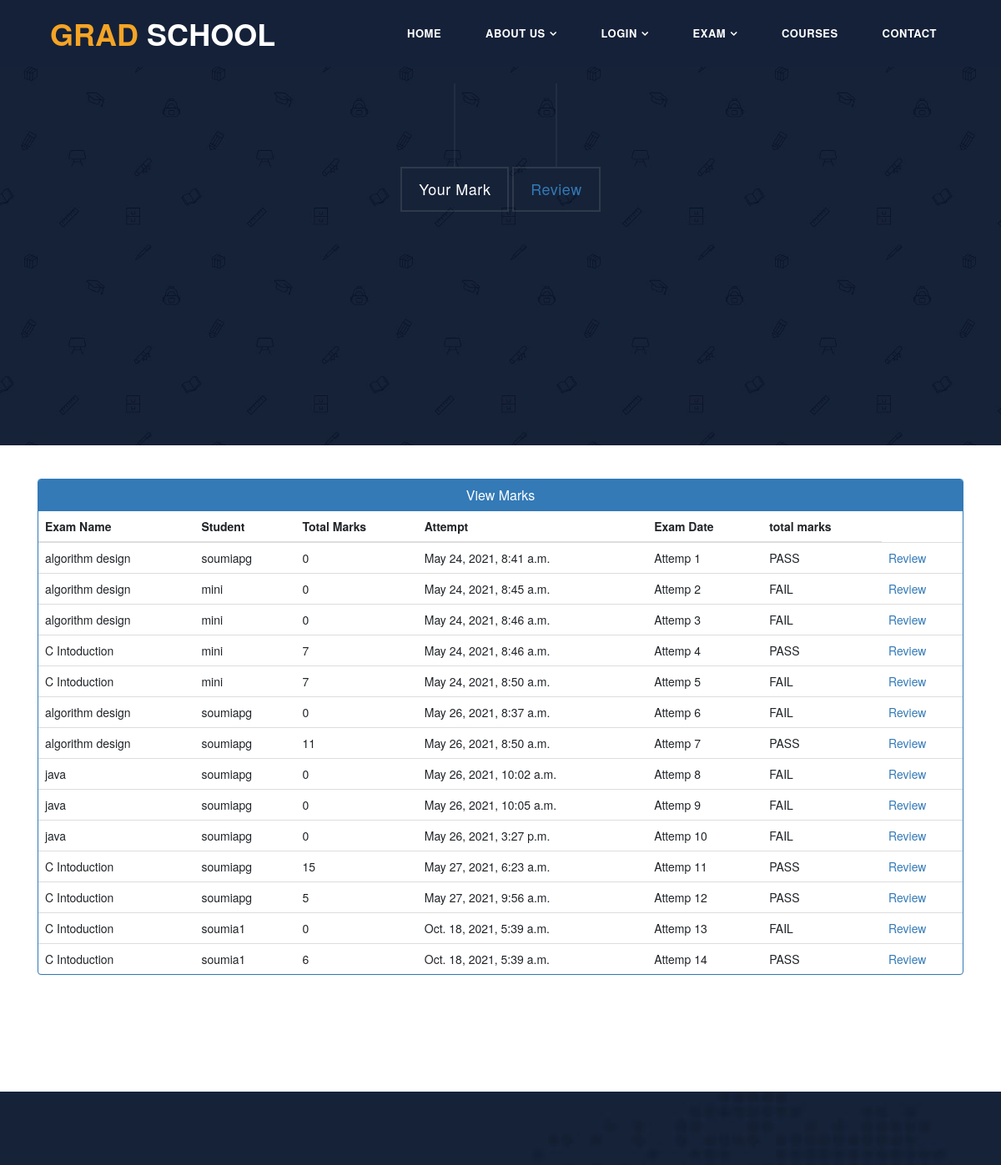
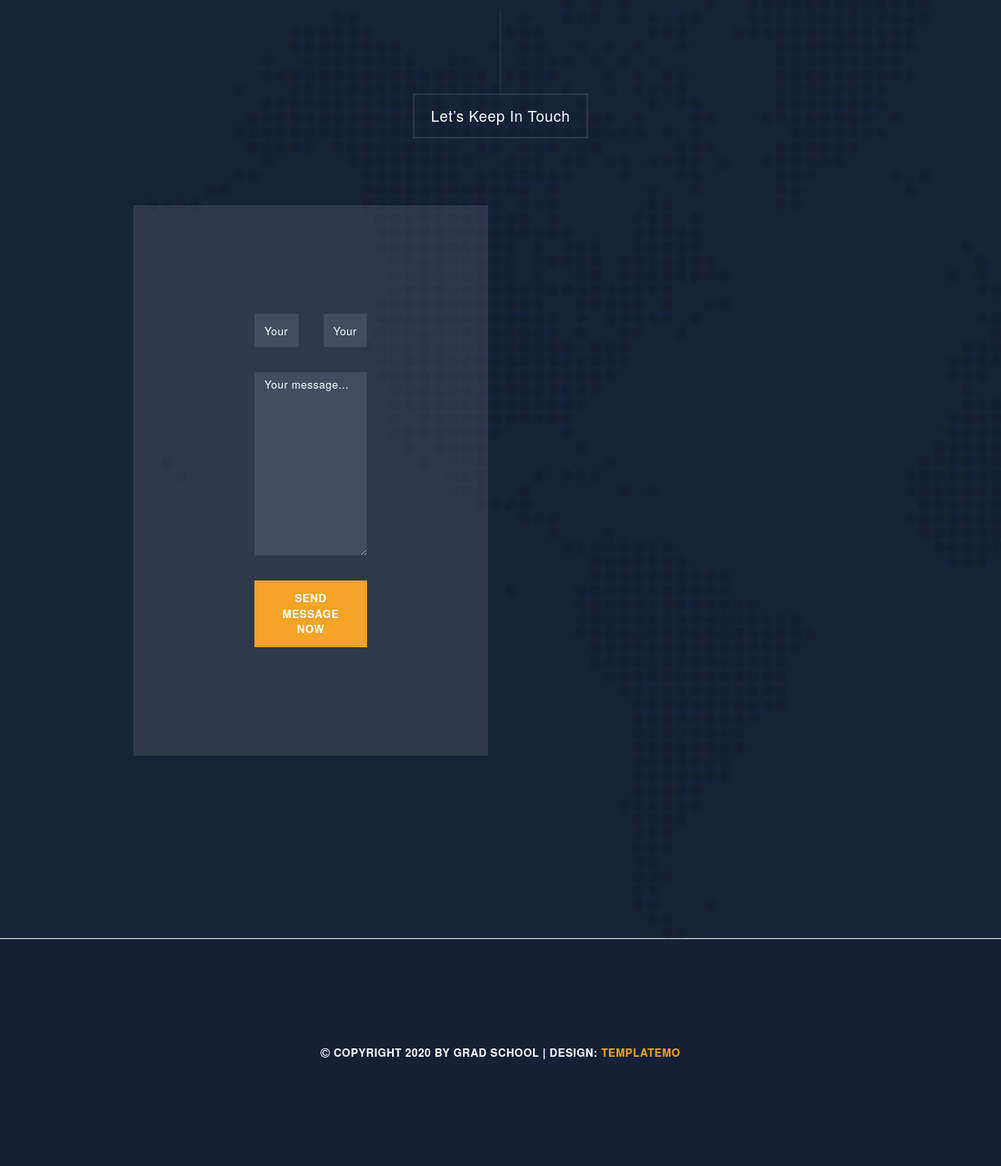
/all_mark, run on the app's committed database (2 pictures, top to bottom).
### exam/models.py (models this page shows, shortened)
class Result(models.Model):
    student = models.ForeignKey(User_Profile,on_delete=models.CASCADE)
    exam = models.ForeignKey(ExamSubject,on_delete=models.CASCADE)
    marks = models.PositiveIntegerField()
    date = models.DateTimeField(auto_now=True)
    status=models.CharField(max_length=100)
    ac_pa=models.TextField(max_length=500)

class ExamSubject(models.Model):
   subject_name = models.ForeignKey(Subject,on_delete=models.CASCADE)
   question_number = models.PositiveIntegerField()
   total_marks = models.PositiveIntegerField()
   def __str__(self):
        return str(self.subject_name)

### cariculam/models.py (models this page shows, shortened)
class Subject(models.Model):
    subject_id = models.CharField(max_length=100,unique=True)
    name = models.CharField(max_length=100)
    slug = models.SlugField(null=True,blank=True)
    course = models.ForeignKey(Course,on_delete=models.CASCADE,related_name='subjects')
    image = models.ImageField(upload_to = save_subject_image, blank = True, verbose_name = 'subject image' )
    description = models.TextField(max_length=500,blank=True)
    def __str__(self):
        return self.name

### account/models.py (models this page shows)
class User_Profile(models.Model):
    user= models.OneToOneField(User, on_delete=models.CASCADE)
    bio = models.CharField(max_length=150,blank=True)
    profile_pic = models.ImageField(upload_to = path_and_rename,verbose_name='Profile Picture', blank=True)
    teacher = 'teacher'
    student = 'student'
    user_types = [
        (teacher,'teacher'),
        (student,'student'),
    ]
    user_type = models.CharField(max_length=10,choices=user_types,default=student)
    paid=models.BooleanField(default=False)
    def __str__(self):
        return self.user.username

### account/views.py (the view)
# urls.py: path('all_mark',views.all_mark,name='all_mark'),
def all_mark(request):
    results=QMODEL.Result.objects.all()
    return render(request,'view_student_mark.html',{'results':results})

### account/templates/view_student_mark.html (shortened to what this page needs)
{% extends 'home.html' %} {% block content %} {%load static%}
<section class="section courses" data-section="section4">
    <div class="container-fluid">
        <div class="row">
            <div class="col-md-12">
                <div class="section-heading">
                    <h2>Your Mark</h2>
                    <h2>
                        <a href="{% url 'view_review' %}">Review</a>
                    </h2>
                </div>
            </div>
        </div>
    </div>
</section>
<head>
    <link href="//netdna.bootstrapcdn.com/bootstrap/3.0.0/css/bootstrap.min.css" rel="stylesheet" id="bootstrap-css">
</head>
<br><br>
<div class="container">
    <div class="panel panel-primary">
        <div class="panel-heading">
            <h6 class="panel-title">View Marks</h6>
        </div>
        <table class="table table-hover" id="dev-table">
            <thead>
                <tr>
                    <th>Exam Name</th>
                    <th>Student</th>
                    <th>Total Marks</th>
                    <th>Attempt</th>
                    <th>Exam Date</th>
                    <th>total marks</th>
                </tr>
            </thead>
            {% for t in results %}
            <tr>
                <td> {{t.exam}}</td>
                <td>{{t.student}}</td>
                <td> {{t.marks}}</td>
                <td> {{t.date}}</td>
                <td>Attemp {{ forloop.counter }}</td>
                <td>{{t.status}}</td>
                <td>
                    <a href="{% url 'review' %}">Review</a>
                </td>
                {% endfor %}
            </tr>
        </table>
    </div>
</div>
<br><br><br><br><br><br> {% endblock content %}

### templates/home.html (shortened to what this page needs)
<!DOCTYPE html>
<html lang="en">
<head>
    {% load static %}
    <link href="/static/vendor/bootstrap/css/bootstrap.min.css" rel="stylesheet">
    <link rel="stylesheet" href="/static/assets/css/fontawesome.css">
    <link rel="stylesheet" href="/static/assets/css/templatemo-grad-school.css">
    <link rel="stylesheet" href="/static/assets/css/owl.css">
    <link rel="stylesheet" href="/static/assets/css/lightbox.css">
</head>
<body>
    <header class="main-header clearfix" role="header">
        <div class="logo">
            <a href="#"><em>Grad</em> School</a>
        </div>
        <nav id="menu" class="main-nav" role="navigation">
            <ul class="main-menu">
                <li><a href="{% url 'index' %}" rel="sponsored" class="external">Home</a></li>
                <li class="has-submenu"><a href="{% url 'index' %}" rel="sponsored" class="external">About Us</a>
                </li>
                {% if user.is_authenticated %}
                <li><a href="{%url 'assignment_view' %}" rel="sponsored" class="external">Assignment</a></li>
                <li><a href="{%url 'password' %}" rel="sponsored" class="external">Change Password</a></li>
                <li><a href="{%url 'user_logout' %}" rel="sponsored" class="external">Logout</a></li>
                {% if user.is_superuser %}
                <li><a href="{%url 'admin:index' %}" rel="sponsored" class="external">Admin</a></li>
                {% endif %}
                {% else %}
                <li class="has-submenu"><a href="{% url 'index' %}" rel="sponsored" class="external">Login</a>
                </li>
                {% endif %}
                <li class="has-submenu"><a href="{% url 'student-exam' %}" rel="sponsored" class="external">Exam</a>
                </li>
                <li><a href="{% url 'cariculam:course_list' %}" rel="sponsored" class="external">Courses</a></li>
                <li><a href="#section6">Contact</a></li>
        </nav>
    </header>
    {% block content %}{% endblock %}
    <section class="section contact" data-section="section6">
        <div class="container">
            <div class="row">
                <div class="col-md-12">
                    <div class="section-heading">
                        <h2>Let’s Keep In Touch</h2>
                    </div>
                </div>
                <div class="col-md-6">
                    <form id="contact" action="{%url 'contact' %}" method="post">
                        <div class="row">
                            <div class="col-md-6">
                                <fieldset>
                                    <input name="name" type="text" class="form-control" id="name" placeholder="Your Name" required="">
                                </fieldset>
                            </div>
                            <div class="col-md-6">
                                <fieldset>
                                    <input name="email" type="text" class="form-control" id="email" placeholder="Your Email" required="">
                                </fieldset>
                            </div>
                            <div class="col-md-12">
                                <fieldset>
                                    <textarea name="content" rows="6" class="form-control" id="message" placeholder="Your message..." required=""></textarea>
                                </fieldset>
                            </div>
                            <div class="col-md-12">
                                <fieldset>
                                    <button type="submit" id="form-submit" class="button">Send Message Now</button>
                                </fieldset>
                            </div>
                        </div>
                    </form>
                </div>
                <div class="col-md-6">
                    <div id="map">
                        <iframe src="https://maps.google.com/maps?q=Av.+L%C3%BAcio+Costa,+Rio+de+Janeiro+-+RJ,+Brazil&t=&z=13&ie=UTF8&iwloc=&output=embed" width="100%" height="422px" frameborder="0" style="border:0" allowfullscreen></iframe>
                    </div>
                </div>
            </div>
        </div>
    </section>
    <footer>
        <div class="container">
            <div class="row">
                <div class="col-md-12">
                    <p><i class="fa fa-copyright"></i> Copyright 2020 by Grad School | Design: <a href="https://templatemo.com" rel="sponsored" target="_parent">TemplateMo</a></p>
                </div>
            </div>
        </div>
    </footer>
</body>
</html>

### static/assets/css/templatemo-grad-school.css (style rules this page uses)
body { font-family: 'Montserrat', sans-serif; }
a { color: #3CF; text-decoration: none; }
ul { padding: 0px; margin: 0px; list-style: none; }
p { font-size: 13px; line-height: 22px; }
.section-heading { text-align: center; margin-bottom: 70px; }
.section-heading h2:before { width: 1px; height: 100px; background-color: rgba(250,250,250,0.1); position: absolute; top: -102px; content: ''; left: 50%; transform: translate(-50%); }
.section-heading h2 { margin-top: 100px; position: relative; font-size: 18px; font-weight: 500; color: #fff; letter-spacing: 0.5px; display: inline-block; padding: 15px 20px; border: 2px solid rgba(250,250,250,0.1); }
.main-header { background-color: rgba(22,34,57,0.95); height: 80px; position: fixed; z-index: 12; width: 100%; top: 0; }
.main-header .logo { float: left; line-height: 80px; padding-left: 60px; }
.main-header .logo a { font-size: 36px; text-transform: uppercase; font-weight: 800; color: #fff; }
.main-header .logo a em { font-style: normal; color: #f5a425; }
.main-menu { float: right; padding-right: 60px; }
.main-menu li { display: inline-block; line-height: 79px; margin-left: 15px; position: relative; }
.main-menu li:first-child { margin-left: 0px; }
.main-menu li a { padding: 10px 15px; font-size: 13px; text-transform: uppercase; letter-spacing: 0.5px; font-weight: 700; color: #fff; border: 2px solid transparent; transition: all 0.5s; }
.main-menu li.has-submenu a:after { content: '\f107'; font-family: "FontAwesome"; margin-left: 5px; }
section.courses { background-image: url(../images/choosing-bg.jpg); background-repeat: no-repeat; background-size: cover; background-color: #172238; padding-bottom: 100px; padding: 0px 30px 100px 30px; }
section.contact { background-image: url(../images/contact-bg.jpg); background-repeat: no-repeat; background-size: cover; background-color: #172238; padding-bottom: 120px; }
section.contact form { background-color: rgba(250,250,250,0.1); padding: 30px; width: 100%; }
section.contact form input { width: 100%; height: 40px; background-color: rgba(250,250,250,0.1); border-radius: 0px; border: none; outline: none; color: #fff; font-size: 13px; margin-bottom: 30px; letter-spacing: 0.5px; }
section.contact form textarea { width: 100%; height: 220px; max-height: 280px; min-height: 220px; background-color: rgba(250,250,250,0.1); border-radius: 0px; border: none; outline: none; color: #fff; font-size: 13px; margin-bottom: 30px; letter-spacing: 0.5px; }
section.contact form::placeholder { color: #fff }
section.contact form input::placeholder { color: #fff; }
section.contact form textarea::placeholder { color: #fff; }
section.contact form button { background-color: #f5a425; color: #fff; font-size: 13px; text-transform: uppercase; letter-spacing: 0.5px; font-weight: 700; padding: 12px 20px; display: inline-block; outline: none; box-shadow: none; border: none; }
footer { background-color: #152036; text-align: center; }
footer p { margin-bottom: 0px; padding: 25px 0px; color: #fff; font-size: 13px; text-transform: uppercase; font-weight: 600; letter-spacing: 0.5px; }
footer p a, footer p a:hover { color: #f5a425; }

### account/templates/view_student_mark.html (style rules this page uses)
a:link { text-decoration: none; }
h6 { text-align: center; }
.row { margin: 100px; }

### data on the page
Result: exam "algorithm design", student "soumiapg", marks "0", date "May 24, 2021, 8:41 a.m.", status "PASS"
Result: exam "algorithm design", student "mini", marks "0", date "May 24, 2021, 8:45 a.m.", status "FAIL"
Result: exam "algorithm design", student "mini", marks "0", date "May 24, 2021, 8:46 a.m.", status "FAIL"
Result: exam "C Intoduction", student "mini", marks "7", date "May 24, 2021, 8:46 a.m.", status "PASS"
Result: exam "C Intoduction", student "mini", marks "7", date "May 24, 2021, 8:50 a.m.", status "FAIL"
Result: exam "algorithm design", student "soumiapg", marks "0", date "May 26, 2021, 8:37 a.m.", status "FAIL"
Result: exam "algorithm design", student "soumiapg", marks "11", date "May 26, 2021, 8:50 a.m.", status "PASS"
Result: exam "java", student "soumiapg", marks "0", date "May 26, 2021, 10:02 a.m.", status "FAIL"
Result: exam "java", student "soumiapg", marks "0", date "May 26, 2021, 10:05 a.m.", status "FAIL"
Result: exam "java", student "soumiapg", marks "0", date "May 26, 2021, 3:27 p.m.", status "FAIL"
Result: exam "C Intoduction", student "soumiapg", marks "15", date "May 27, 2021, 6:23 a.m.", status "PASS"
Result: exam "C Intoduction", student "soumiapg", marks "5", date "May 27, 2021, 9:56 a.m.", status "PASS"
Result: exam "C Intoduction", student "soumia1", marks "0", date "Oct. 18, 2021, 5:39 a.m.", status "FAIL"
Result: exam "C Intoduction", student "soumia1", marks "6", date "Oct. 18, 2021, 5:39 a.m.", status "PASS"
